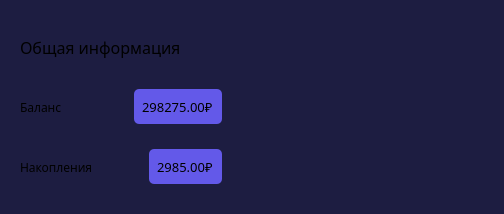
                  <widget class="QFrame" name="frame_7">
                   <property name="sizePolicy">
                    <sizepolicy hsizetype="Expanding" vsizetype="Preferred">
                     <horstretch>0</horstretch>
                     <verstretch>0</verstretch>
                    </sizepolicy>
                   </property>
                   <property name="minimumSize">
                    <size>
                     <width>380</width>
                     <height>180</height>
                    </size>
                   </property>
                   <property name="styleSheet">
                    <string notr="true">background-color: rgb(29, 29, 65);
border: 0;
border-radius: 20px</string>
                   </property>
                   <property name="frameShape">
                    <enum>QFrame::Shape::StyledPanel</enum>
                   </property>
                   <property name="frameShadow">
                    <enum>QFrame::Shadow::Raised</enum>
                   </property>
                   <layout class="QHBoxLayout" name="horizontalLayout_22">
                    <item>
                     <widget class="QFrame" name="frame_26">
                      <property name="frameShape">
                       <enum>QFrame::Shape::StyledPanel</enum>
                      </property>
                      <property name="frameShadow">
                       <enum>QFrame::Shadow::Raised</enum>
                      </property>
                      <layout class="QVBoxLayout" name="verticalLayout_9">
                       <item>
                        <widget class="QFrame" name="frame_23">
                         <property name="frameShape">
                          <enum>QFrame::Shape::StyledPanel</enum>
                         </property>
                         <property name="frameShadow">
                          <enum>QFrame::Shadow::Raised</enum>
                         </property>
                         <layout class="QHBoxLayout" name="horizontalLayout_18">
                          <property name="spacing">
                           <number>0</number>
                          </property>
                          <property name="leftMargin">
                           <number>0</number>
                          </property>
                          <property name="topMargin">
                           <number>0</number>
                          </property>
                          <property name="rightMargin">
                           <number>0</number>
                          </property>
                          <property name="bottomMargin">
                           <number>0</number>
                          </property>
                          <item>
                           <widget class="QLabel" name="label_19">
                            <property name="font">
                             <font>
                              <family>Inter Hewn</family>
                              <pointsize>12</pointsize>
                             </font>
                            </property>
                            <property name="text">
                             <string>Общая информация</string>
                            </property>
                           </widget>
                          </item>
                          <item>
                           <spacer name="horizontalSpacer_21">
                            <property name="orientation">
                             <enum>Qt::Orientation::Horizontal</enum>
                            </property>
                            <property name="sizeHint" stdset="0">
                             <size>
                              <width>41</width>
                              <height>20</height>
                             </size>
                            </property>
                           </spacer>
                          </item>
                         </layout>
                        </widget>
                       </item>
                       <item>
                        <widget class="QFrame" name="frame_27">
                         <property name="frameShape">
                          <enum>QFrame::Shape::StyledPanel</enum>
                         </property>
                         <property name="frameShadow">
                          <enum>QFrame::Shadow::Raised</enum>
                         </property>
                         <layout class="QHBoxLayout" name="horizontalLayout_20">
                          <property name="leftMargin">
                           <number>0</number>
                          </property>
                          <property name="topMargin">
                           <number>0</number>
                          </property>
                          <property name="rightMargin">
                           <number>0</number>
                          </property>
                          <property name="bottomMargin">
                           <number>0</number>
                          </property>
                          <item>
                           <widget class="QLabel" name="label_21">
                            <property name="font">
                             <font>
                              <family>Inter Hewn</family>
                             </font>
                            </property>
                            <property name="text">
                             <string>Баланс</string>
                            </property>
                           </widget>
                          </item>
                          <item>
                           <spacer name="horizontalSpacer_24">
                            <property name="orientation">
                             <enum>Qt::Orientation::Horizontal</enum>
                            </property>
                            <property name="sizeHint" stdset="0">
                             <size>
                              <width>40</width>
                              <height>20</height>
                             </size>
                            </property>
                           </spacer>
                          </item>
                          <item>
                           <widget class="QLabel" name="balance_label">
                            <property name="maximumSize">
                             <size>
                              <width>16777215</width>
                              <height>35</height>
                             </size>
                            </property>
                            <property name="font">
                             <font>
                              <family>Inter Hewn</family>
                              <pointsize>10</pointsize>
                             </font>
                            </property>
                            <property name="styleSheet">
                             <string notr="true">background-color: rgb(99, 89, 233);
border-radius: 5px;
padding: 5px 5px;</string>
                            </property>
                            <property name="text">
                             <string>298275.00₽</string>
                            </property>
                           </widget>
                          </item>
                         </layout>
                        </widget>
                       </item>
                       <item>
                        <widget class="QFrame" name="frame_28">
                         <property name="frameShape">
                          <enum>QFrame::Shape::StyledPanel</enum>
                         </property>
                         <property name="frameShadow">
                          <enum>QFrame::Shadow::Raised</enum>
                         </property>
                         <layout class="QHBoxLayout" name="horizontalLayout_21">
                          <property name="leftMargin">
                           <number>0</number>
                          </property>
                          <property name="topMargin">
                           <number>0</number>
                          </property>
                          <property name="rightMargin">
                           <number>0</number>
                          </property>
                          <property name="bottomMargin">
                           <number>0</number>
                          </property>
                          <item>
                           <widget class="QLabel" name="label_23">
                            <property name="font">
                             <font>
                              <family>Inter Hewn</family>
                             </font>
                            </property>
                            <property name="text">
                             <string>Накопления</string>
                            </property>
                           </widget>
                          </item>
                          <item>
                           <spacer name="horizontalSpacer_25">
                            <property name="orientation">
                             <enum>Qt::Orientation::Horizontal</enum>
                            </property>
                            <property name="sizeHint" stdset="0">
                             <size>
                              <width>40</width>
                              <height>20</height>
                             </size>
                            </property>
                           </spacer>
                          </item>
                          <item>
                           <widget class="QLabel" name="savings_label">
                            <property name="maximumSize">
                             <size>
                              <width>16777215</width>
                              <height>35</height>
                             </size>
                            </property>
                            <property name="font">
                             <font>
                              <family>Inter Hewn</family>
                              <pointsize>10</pointsize>
                             </font>
                            </property>
                            <property name="styleSheet">
                             <string notr="true">background-color: rgb(99, 89, 233);
border-radius: 5px;
padding: 5px 5px;</string>
                            </property>
                            <property name="text">
                             <string>2985.00₽</string>
                            </property>
                           </widget>
                          </item>
                         </layout>
                        </widget>
                       </item>
                      </layout>
                     </widget>
                    </item>
                    <item>
                     <widget class="QChartView" name="pie_chart">
                      <property name="sizePolicy">
                       <sizepolicy hsizetype="Expanding" vsizetype="Expanding">
                        <horstretch>0</horstretch>
                        <verstretch>200</verstretch>
                       </sizepolicy>
                      </property>
                      <property name="styleSheet">
                       <string notr="true">color: #fff;</string>
                      </property>
                      <property name="transformationAnchor">
                       <enum>QGraphicsView::ViewportAnchor::NoAnchor</enum>
                      </property>
                     </widget>
                    </item>
                   </layout>
                  </widget>
